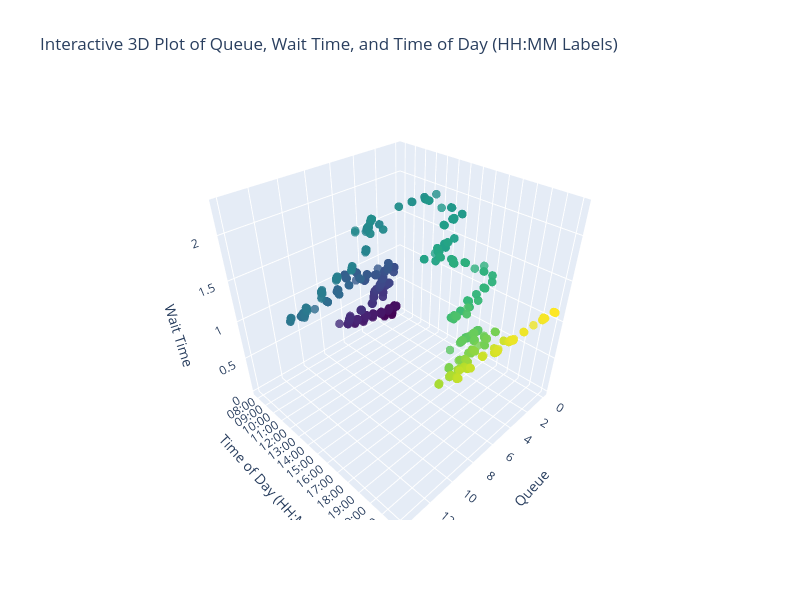
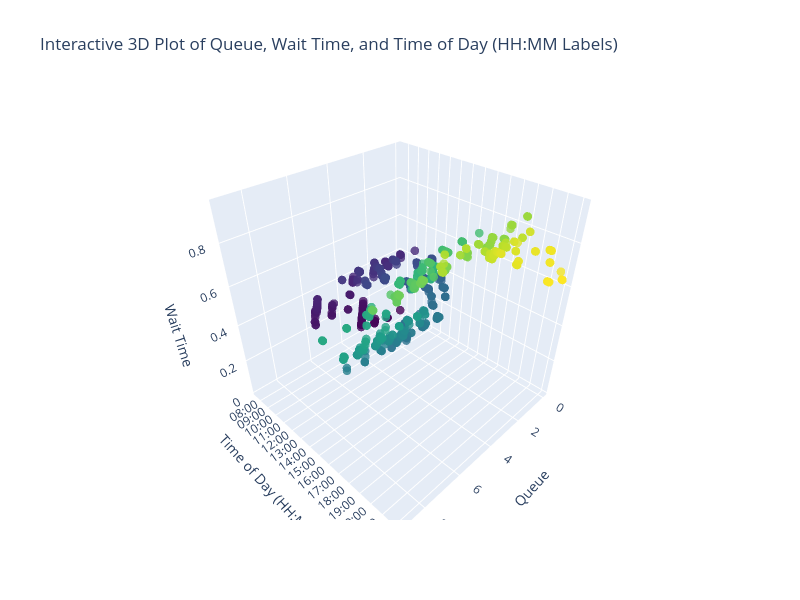

Notebook cell for these charts, in order:
### Code cell
import plotly.graph_objs as go

# Define your date range (Monday to Friday)
start_date = "2024-11-05"
end_date = "2024-11-06"
centre = "DICWIC"   # "CBRHOSED"

# Filter DataFrame based on lastUpdated
filtered_df = df[(df['lastUpdated'] >= start_date) & (df['lastUpdated'] <= end_date)]
# take an average for a specific time state

# Create custom tick values and labels for hourly intervals
tickvals = [hour * 60 for hour in range(24)]  # Total minutes for each hour (0, 60, 120, ..., 1380)
ticktext = [f"{hour:02}:00" for hour in range(24)]  # Format as HH:00 for each hour

# Create 3D scatter plot with Plotly
fig = go.Figure(data=[go.Scatter3d(
    x=filtered_df[filtered_df['id'] == centre]['queue'],
    y=filtered_df[filtered_df['id'] == centre]['hour_minute_numeric'],
    z=filtered_df[filtered_df['id'] == centre]['wait_time'],
    mode='markers',
    marker=dict(
        size=5,
        color=filtered_df[filtered_df['id'] == centre]['hour_minute_numeric'],               # Color by hour for better visualization
        colorscale='Viridis',            # Choose a colorscale
        opacity=0.8
    )
)])

# Update layout with axis labels and custom tick labels for the y-axis
fig.update_layout(
    width=800,
    height=600,
    title="Interactive 3D Plot of Queue, Wait Time, and Time of Day (HH:MM Labels)",
    scene=dict(
        xaxis_title='Queue',
        yaxis_title='Time of Day (HH:MM)',
        zaxis_title='Wait Time',
        yaxis=dict(
            tickvals=tickvals,     # Use the numeric minute values for tick positions
            ticktext=ticktext       # Display HH:MM labels at those positions
        )
    )
)

# Show plot
fig.show()

import plotly.graph_objs as go

# Define your date range (Monday to Friday)
start_date = "2024-11-12"
end_date = "2024-11-13"
centre = "WECWIC"   # "CBRHOSED"

# Filter DataFrame based on lastUpdated
filtered_df = df[(df['lastUpdated'] >= start_date) & (df['lastUpdated'] <= end_date)]
# take an average for a specific time state

# Create custom tick values and labels for hourly intervals
tickvals = [hour * 60 for hour in range(24)]  # Total minutes for each hour (0, 60, 120, ..., 1380)
ticktext = [f"{hour:02}:00" for hour in range(24)]  # Format as HH:00 for each hour

# Create 3D scatter plot with Plotly
fig = go.Figure(data=[go.Scatter3d(
    x=filtered_df[filtered_df['id'] == centre]['queue'],
    y=filtered_df[filtered_df['id'] == centre]['hour_minute_numeric'],
    z=filtered_df[filtered_df['id'] == centre]['wait_time'],
    mode='markers',
    marker=dict(
        size=5,
        color=filtered_df[filtered_df['id'] == centre]['hour_minute_numeric'],               # Color by hour for better visualization
        colorscale='Viridis',            # Choose a colorscale
        opacity=0.8
    )
)])

# Update layout with axis labels and custom tick labels for the y-axis
fig.update_layout(
    width=800,
    height=600,
    title="Interactive 3D Plot of Queue, Wait Time, and Time of Day (HH:MM Labels)",
    scene=dict(
        xaxis_title='Queue',
        yaxis_title='Time of Day (HH:MM)',
        zaxis_title='Wait Time',
        yaxis=dict(
            tickvals=tickvals,     # Use the numeric minute values for tick positions
            ticktext=ticktext       # Display HH:MM labels at those positions
        )
    )
)

# Show plot
fig.show()

### Figure 1 — Plotly figure (JSON) as saved in the notebook; plotly's stock layout.template omitted (floating-point values rounded to 4 significant figures; data arrays with more than 128 entries replaced by an {"elided": "..."} marker saying what was removed)
{"data": [{"marker": {"color": {"elided": "779 int values"}, "colorscale": [[0, "#440154"], [0.1111, "#482878"], [0.2222, "#3e4989"], [0.3333, "#31688e"], [0.4444, "#26828e"], [0.5556, "#1f9e89"], [0.6667, "#35b779"], [0.7778, "#6ece58"], [0.8889, "#b5de2b"], [1, "#fde725"]], "opacity": 0.8, "size": 5}, "mode": "markers", "type": "scatter3d", "x": {"elided": "779 int values"}, "y": {"elided": "779 int values"}, "z": {"elided": "779 float values"}}], "layout": {"height": 600, "scene": {"xaxis": {"title": {"text": "Queue"}}, "yaxis": {"ticktext": ["00:00", "01:00", "02:00", "03:00", "04:00", "05:00", "06:00", "07:00", "08:00", "09:00", "10:00", "11:00", "12:00", "13:00", "14:00", "15:00", "16:00", "17:00", "18:00", "19:00", "20:00", "21:00", "22:00", "23:00"], "tickvals": [0, 60, 120, 180, 240, 300, 360, 420, 480, 540, 600, 660, 720, 780, 840, 900, 960, 1020, 1080, 1140, 1200, 1260, 1320, 1380], "title": {"text": "Time of Day (HH:MM)"}}, "zaxis": {"title": {"text": "Wait Time"}}}, "title": {"text": "Interactive 3D Plot of Queue, Wait Time, and Time of Day (HH:MM Labels)"}, "width": 800}}

### Figure 2 — Plotly figure (JSON) as saved in the notebook; plotly's stock layout.template omitted (floating-point values rounded to 4 significant figures; data arrays with more than 128 entries replaced by an {"elided": "..."} marker saying what was removed)
{"data": [{"marker": {"color": {"elided": "781 int values"}, "colorscale": [[0, "#440154"], [0.1111, "#482878"], [0.2222, "#3e4989"], [0.3333, "#31688e"], [0.4444, "#26828e"], [0.5556, "#1f9e89"], [0.6667, "#35b779"], [0.7778, "#6ece58"], [0.8889, "#b5de2b"], [1, "#fde725"]], "opacity": 0.8, "size": 5}, "mode": "markers", "type": "scatter3d", "x": {"elided": "781 int values"}, "y": {"elided": "781 int values"}, "z": {"elided": "781 float values"}}], "layout": {"height": 600, "scene": {"xaxis": {"title": {"text": "Queue"}}, "yaxis": {"ticktext": ["00:00", "01:00", "02:00", "03:00", "04:00", "05:00", "06:00", "07:00", "08:00", "09:00", "10:00", "11:00", "12:00", "13:00", "14:00", "15:00", "16:00", "17:00", "18:00", "19:00", "20:00", "21:00", "22:00", "23:00"], "tickvals": [0, 60, 120, 180, 240, 300, 360, 420, 480, 540, 600, 660, 720, 780, 840, 900, 960, 1020, 1080, 1140, 1200, 1260, 1320, 1380], "title": {"text": "Time of Day (HH:MM)"}}, "zaxis": {"title": {"text": "Wait Time"}}}, "title": {"text": "Interactive 3D Plot of Queue, Wait Time, and Time of Day (HH:MM Labels)"}, "width": 800}}
